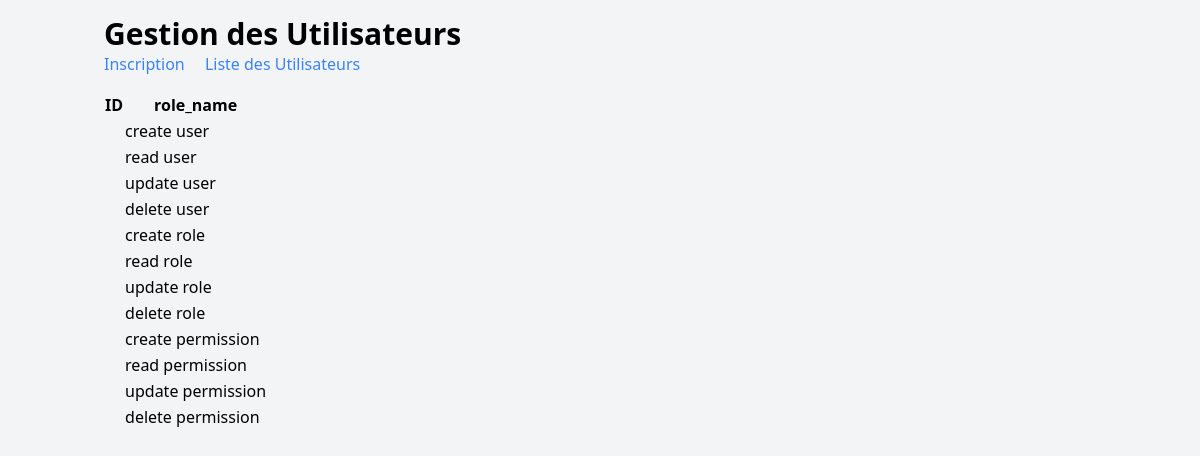
Page /permission.php on the committed database.
### tables this page shows
CREATE TABLE IF NOT EXISTS `permission` (
  `id` int DEFAULT NULL,
  `permission_name` varchar(50) DEFAULT NULL
);

### permission.php (the view, shortened to what this page needs)
<?php
require_once 'config.php';
$sql = "SELECT id,permission_name FROM permission";
$result = $conn->query($sql);
?>
<?php if ($result->num_rows > 0) : ?>
    <table>
        <tr>
            <th>ID</th>
            <th>role_name</th>
        </tr>
        <?php while ($row = $result->fetch_assoc()) : ?>
            <tr>
                <td><?php echo $row['id'] ?> </td>
                <td><?= $row['permission_name'] ?></td>
            </tr>
        <?php endwhile ?>
    </table>
<?php else : ?>
    <p> pas de resultat </p>
<?php endif;
require 'layout.php';

### rows in the picture
permission: permission_name "create user"
permission: permission_name "read user"
permission: permission_name "update user"
permission: permission_name "delete user"
permission: permission_name "create role"
permission: permission_name "read role"
permission: permission_name "update role"
permission: permission_name "delete role"
permission: permission_name "create permission"
permission: permission_name "read permission"
permission: permission_name "update permission"
permission: permission_name "delete permission"
